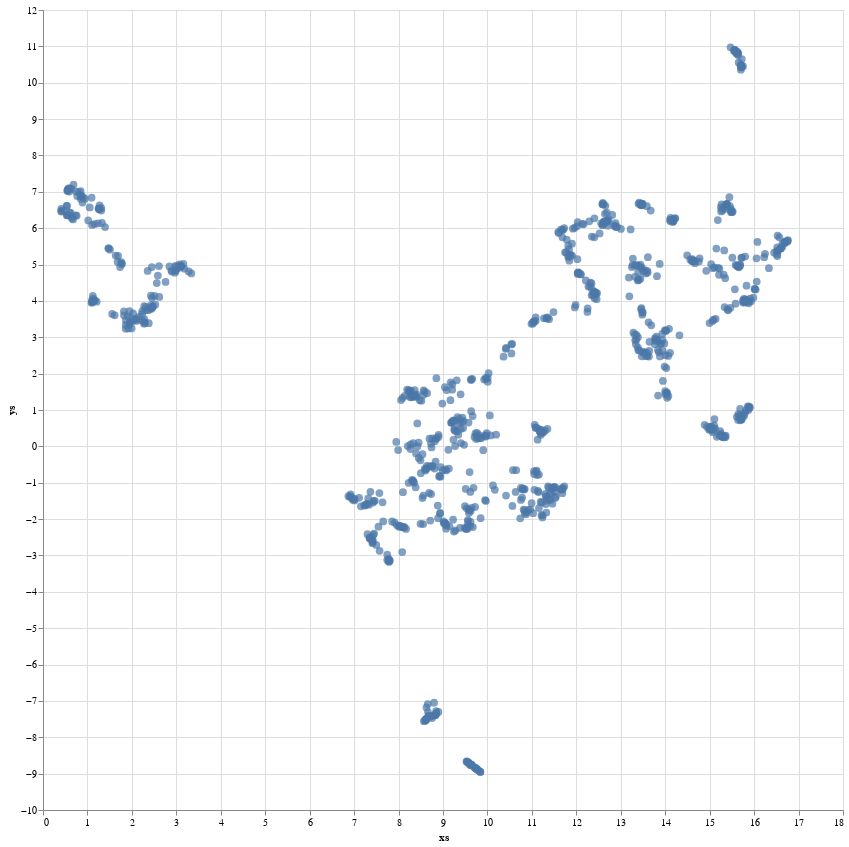

Notebook cell for this chart:
### Code cell
import altair as alt

alt.Chart(dd).mark_circle(size=60).encode(
    x='xs:Q',
    y='ys:Q',
    tooltip='ts',
).properties(width=800, height=800).interactive()

### Figure 1 — Vega-Lite specification as saved in the notebook (floating-point values rounded to 4 significant figures; data arrays with more than 128 entries replaced by an {"elided": "..."} marker saying what was removed)
{"config": {"view": {"continuousWidth": 300, "continuousHeight": 300}}, "data": {"name": "data-c52cef28770916a54cb3208c6ae904ac"}, "mark": {"type": "circle", "size": 60}, "encoding": {"tooltip": {"field": "ts", "type": "nominal"}, "x": {"field": "xs", "type": "quantitative"}, "y": {"field": "ys", "type": "quantitative"}}, "height": 800, "params": [{"name": "param_1", "select": {"type": "interval", "encodings": ["x", "y"]}, "bind": "scales"}], "width": 800, "$schema": "https://vega.github.io/schema/vega-lite/v5.17.0.json", "datasets": {"data-c52cef28770916a54cb3208c6ae904ac": {"elided": "914 records"}}}
